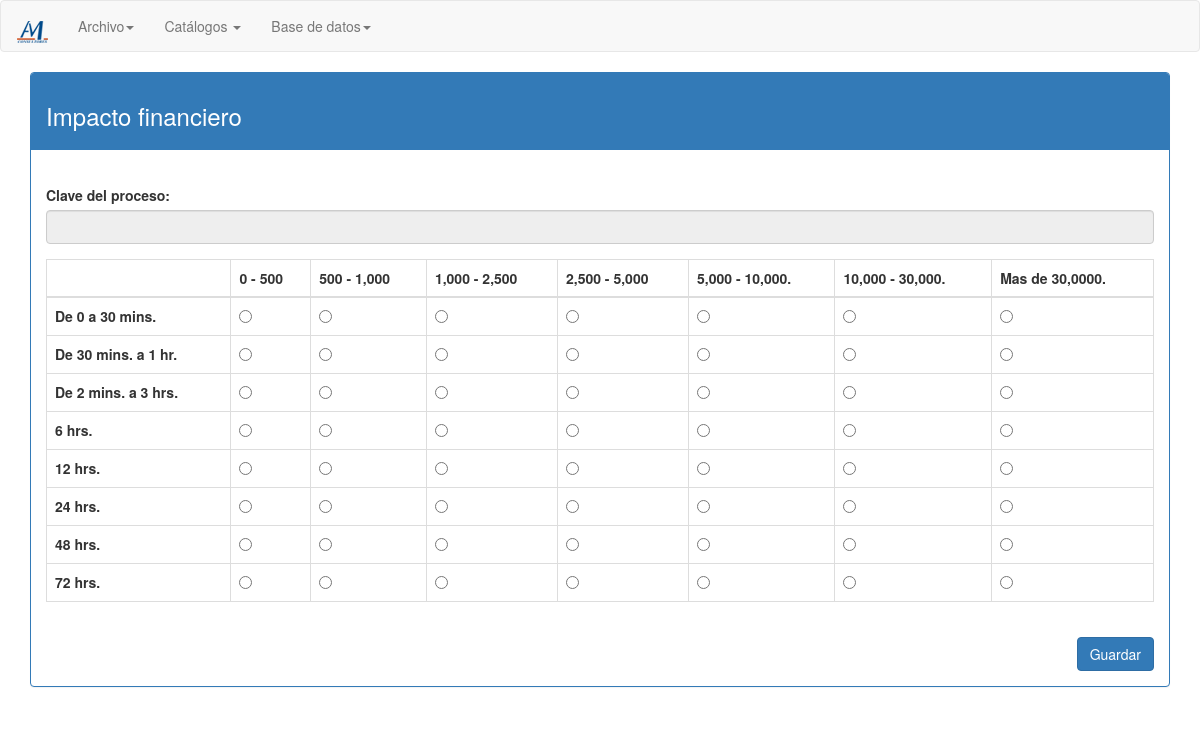
/view_financialimpact.php, run on the app's committed database.
### tables this page shows
CREATE TABLE `cat_tipos_impactos_financieros` (
  `clave_impacto_financiero` int(10) DEFAULT NULL,
  `descripcion_impacto_financiero` varchar(250) DEFAULT NULL
);

CREATE TABLE `cat_tiempo_afectacion` (
  `clave_tiempo_afectacion` int(10) DEFAULT NULL,
  `descripcion_tiempo_afectacion` varchar(250) DEFAULT NULL
);

### model_search.php (called while the page is built, shortened)
<?php
function getTimeAffectation($var) {
    $conn = home_connection();
    $searchdata = $conn->query("SELECT descripcion_tiempo_afectacion FROM cat_tiempo_afectacion WHERE clave_tiempo_afectacion = '" . $var . "'");
    if (!$searchdata) {
        throw new Exception('Error en la consulta getSystemId.');
    } else {
        while ($data = $searchdata->fetch_array()) {
            return $data['descripcion_tiempo_afectacion'];
        }
    }
}
function getTypeFinancialImpact($var) {
    $conn = home_connection();
    $searchdata = $conn->query("SELECT descripcion_impacto_financiero FROM cat_tipos_impactos_financieros WHERE clave_impacto_financiero = '" . $var . "'");
    if (!$searchdata) {
        throw new Exception('Error en la consulta getTypeFinancialImpact.');
    } else {
        while ($data = $searchdata->fetch_array()) {
            return $data['descripcion_impacto_financiero'];
        }
    }
}

### view_financialimpact.php (the view, shortened to what this page needs)
<?php
$id = $_GET['id'];
?>
	<div class="container">
		<div class="row">
			<div class="col-md-12">
				<div class="panel panel-primary">
					<div class="panel-heading">
						<h3>Impacto financiero</h3>
					</div>
					<div class="panel-body">
						<div class="row">
							<div class="col-md-12">
								<form action="validate_financialimpact.php" method="post">
								<div class="form-group">
									<label for="id">Clave del proceso:</label>
									<input class="form-control" type="text" name="id" id="id" value="<?= $id ?>" maxlength="10" size="50" readonly/>
								</div>
								<div class="form-group">
									<div class="table-responsive">
									<table class="table table-bordered">
										<thead>
											<tr>
												<th></th>
									        	<th><?= getTypeFinancialImpact('1') ?></th>
									        	<th><?= getTypeFinancialImpact('2') ?></th>
									        	<th><?= getTypeFinancialImpact('3') ?></th>
									        	<th><?= getTypeFinancialImpact('4') ?></th>
									        	<th><?= getTypeFinancialImpact('5') ?></th>
									        	<th><?= getTypeFinancialImpact('6') ?></th>
									        	<th><?= getTypeFinancialImpact('7') ?></th>
								        	</tr>
								      	</thead>
								    	<tbody>
								    		<tr>
								        		<th scope="row"><?= getTimeAffectation('1') ?></th>
								          		<td><input type="radio" name="1" value="1"></td>
								          		<td><input type="radio" name="1" value="2"></td>
								          		<td><input type="radio" name="1" value="3"></td>
								          		<td><input type="radio" name="1" value="4"></td>
								          		<td><input type="radio" name="1" value="5"></td>
								          		<td><input type="radio" name="1" value="6"></td>
								          		<td><input type="radio" name="1" value="7"></td>
								        	</tr>
								        	<tr>
								        		<th scope="row"><?= getTimeAffectation('2') ?></th>
												<td><input type="radio" name="2" value="1"></td>
								          		<td><input type="radio" name="2" value="2"></td>
								          		<td><input type="radio" name="2" value="3"></td>
								          		<td><input type="radio" name="2" value="4"></td>
								          		<td><input type="radio" name="2" value="5"></td>
								          		<td><input type="radio" name="2" value="6"></td>
								          		<td><input type="radio" name="2" value="7"></td>
								        	</tr>
								        	<tr>
								        		<th scope="row"><?= getTimeAffectation('3') ?></th>
								          		<td><input type="radio" name="3" value="1"></td>
								          		<td><input type="radio" name="3" value="2"></td>
								          		<td><input type="radio" name="3" value="3"></td>
								          		<td><input type="radio" name="3" value="4"></td>
								          		<td><input type="radio" name="3" value="5"></td>
								          		<td><input type="radio" name="3" value="6"></td>
								          		<td><input type="radio" name="3" value="7"></td>
								        	</tr>
								        	<tr>
								        		<th scope="row"><?= getTimeAffectation('4') ?></th>
								          		<td><input type="radio" name="4" value="1"></td>
								          		<td><input type="radio" name="4" value="2"></td>
								          		<td><input type="radio" name="4" value="3"></td>
								          		<td><input type="radio" name="4" value="4"></td>
								          		<td><input type="radio" name="4" value="5"></td>
								          		<td><input type="radio" name="4" value="6"></td>
								          		<td><input type="radio" name="4" value="7"></td>
								        	</tr>
								        	<tr>
								        		<th scope="row"><?= getTimeAffectation('5') ?></th>
								          		<td><input type="radio" name="5" value="1"></td>
								          		<td><input type="radio" name="5" value="2"></td>
								          		<td><input type="radio" name="5" value="3"></td>
								          		<td><input type="radio" name="5" value="4"></td>
								          		<td><input type="radio" name="5" value="5"></td>
								          		<td><input type="radio" name="5" value="6"></td>
								          		<td><input type="radio" name="5" value="7"></td>
								        	</tr>
								        	<tr>
								        		<th scope="row"><?= getTimeAffectation('6') ?></th>
								          		<td><input type="radio" name="6" value="1"></td>
								          		<td><input type="radio" name="6" value="2"></td>
								          		<td><input type="radio" name="6" value="3"></td>
								          		<td><input type="radio" name="6" value="4"></td>
								          		<td><input type="radio" name="6" value="5"></td>
								          		<td><input type="radio" name="6" value="6"></td>
								          		<td><input type="radio" name="6" value="7"></td>
								        	</tr>
								        	<tr>
								        		<th scope="row"><?= getTimeAffectation('7') ?></th>
								          		<td><input type="radio" name="7" value="1"></td>
								          		<td><input type="radio" name="7" value="2"></td>
								          		<td><input type="radio" name="7" value="3"></td>
								          		<td><input type="radio" name="7" value="4"></td>
								          		<td><input type="radio" name="7" value="5"></td>
								          		<td><input type="radio" name="7" value="6"></td>
								          		<td><input type="radio" name="7" value="7"></td>
								        	</tr>
								        	<tr>
								        		<th scope="row"><?= getTimeAffectation('8') ?></th>
								          		<td><input type="radio" name="8" value="1"></td>
								          		<td><input type="radio" name="8" value="2"></td>
								          		<td><input type="radio" name="8" value="3"></td>
								          		<td><input type="radio" name="8" value="4"></td>
								          		<td><input type="radio" name="8" value="5"></td>
								          		<td><input type="radio" name="8" value="6"></td>
								          		<td><input type="radio" name="8" value="7"></td>
								        	</tr>
								      	</tbody>
								    </table>
								    </div>
								</div>
								<div class="form-group">
									<button type="submit" class="btn btn-primary pull-right">Guardar</button>
								</div>
								</form>
							</div>
						</div>
					</div>
				</div>
			</div>
		</div>
	</div>

### data on the page
cat_tipos_impactos_financieros: descripcion_impacto_financiero "0 - 500"
cat_tipos_impactos_financieros: descripcion_impacto_financiero "500 - 1,000"
cat_tipos_impactos_financieros: descripcion_impacto_financiero "1,000 - 2,500"
cat_tipos_impactos_financieros: descripcion_impacto_financiero "2,500 - 5,000"
cat_tipos_impactos_financieros: descripcion_impacto_financiero "5,000 - 10,000."
cat_tipos_impactos_financieros: descripcion_impacto_financiero "10,000 - 30,000."
cat_tipos_impactos_financieros: descripcion_impacto_financiero "Mas de 30,0000."
cat_tiempo_afectacion: descripcion_tiempo_afectacion "De 0 a 30 mins."
cat_tiempo_afectacion: descripcion_tiempo_afectacion "De 30 mins. a 1 hr."
cat_tiempo_afectacion: descripcion_tiempo_afectacion "De 2 mins. a 3 hrs."
cat_tiempo_afectacion: descripcion_tiempo_afectacion "6 hrs."
cat_tiempo_afectacion: descripcion_tiempo_afectacion "12 hrs."
cat_tiempo_afectacion: descripcion_tiempo_afectacion "24 hrs."
cat_tiempo_afectacion: descripcion_tiempo_afectacion "48 hrs."
cat_tiempo_afectacion: descripcion_tiempo_afectacion "72 hrs."
